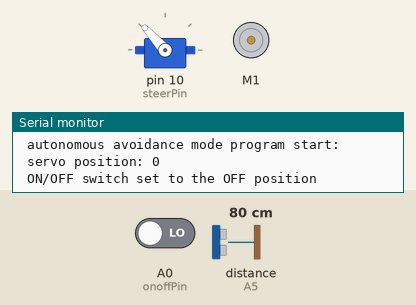
Recording of a sketch running on a simulated Arduino Uno, built with avr-gcc and run on an emulated ATmega328P. Shown: servo, DC motor (green arrow = forward, orange = backward, longer = faster), the last lines printed to the serial monitor. The inputs (shaded band) are chosen by the test bench; at power-on: A0 (onoffPin) LOW, distance to the obstacle (sensor on A5) 80 cm. The echo pulse lasts 58.3 µs per cm.

Above: at 1.4 s.
1.5 s: A0 (onoffPin) driven HIGH
At 2.0 s:
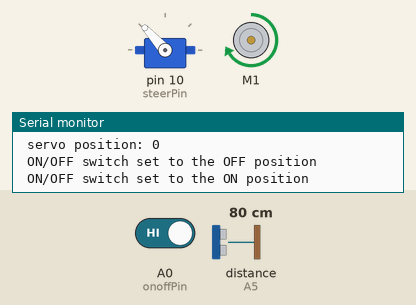
3.1 s: distance to the obstacle (sensor on A5) set to 33 cm
4.7 s: distance to the obstacle (sensor on A5) set to 29 cm
At 6.5 s:
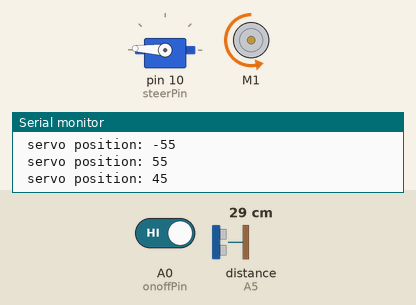
7.7 s: distance to the obstacle (sensor on A5) set to 35 cm
At 8.11 s:
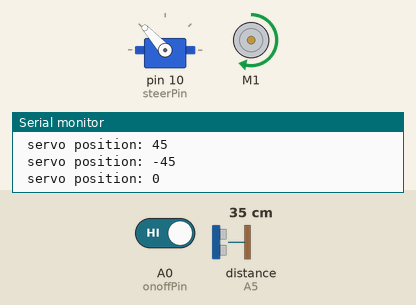
9.7 s: distance to the obstacle (sensor on A5) set to 2 cm
At 12.7 s:
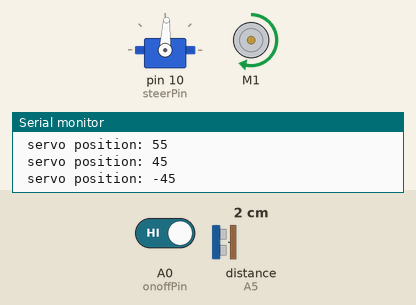
Timing chart, 0 to 13.7 s (numbered marks = the images above; inputs shaded):
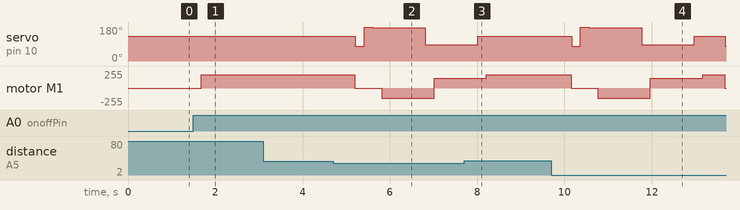

Measured:
- the behaviour switches between 31 and 30 cm on distance to the obstacle (sensor on A5) (found by bisection; images 1 and 2)
- after the input at 1.5 s, motor M1: stopped → forward 200/255 after 0.17 s
- after the input at 3.1 s, every drawn part: stays the same
- after the input at 4.7 s, servo on pin 10 (steerPin): 132° → 77° after 0.51 s, → 180° 0.20 s later, → 177° 0.20 s later, → 87° 1.2 s later; motor M1: forward 200/255 → stopped after 0.50 s, → backward 150/255 0.62 s later, → forward 150/255 1.2 s later
- after the input at 7.7 s, servo on pin 10 (steerPin): goes on until 8.0 s, then stays 132°; motor M1: goes on until 8.2 s, then stays forward 200/255
- after the input at 9.7 s, servo on pin 10 (steerPin): 132° → 77° after 0.46 s, → 180° 0.20 s later, → 177° 0.20 s later, → 87° 1.2 s later, … (6 changes in this stretch); motor M1: forward 200/255 → stopped after 0.45 s, → backward 150/255 0.61 s later, → forward 150/255 1.2 s later, → forward 200/255 1.2 s later, … (5 changes in this stretch)

The sketch:

1-wheel_avoidance01.ino
```cpp
// 1-wheel_avoidance01.ino - autonomous obstacle avoidance mode
// This code is designed for the 3D printed one-wheeled robot that
//  uses an HC-SR04 Ultrasonic Sensor on the front 'servo steered' axle
//
// The motor, as well as the steering servo, are controlled using the Adafruit Motor shield library
// The front wheel servo is connected to the servo 1 port on the motor shield connected to the Arduino Uno

// The ultrasonic sensor is connected to the Arduino Uno Motor Shield A pins and is powered by 5V

#include <Servo.h>
#include <AFMotor.h>

Servo steerServo;
AF_DCMotor motor(1);

// define all the variables here to make them global

// ***************************
// ultrasonic sensor variables
// ***************************
int trigPin = A4;   // pin A4 used for the sensor Ping Pin (Trig)
int echoPin = A5;   // pin A5 used for the sensor Echo Pin (Echo)
unsigned long duration, inches;
int indec, cmdec;
int inchconv = 147; // ratio between pulse width and inches
int cmconv = 59;    // ratio between pulse width and cm
int avoid_distance = 30;   // set a defined distance to take avoidance action
int avoid_limit = 5;       // number of successive times that distance limit is reached before action taken - avoids spurious readings
int avoid_count = 0;       // number of times that distance limit is reached

// **********************
// slide switch variables
// **********************
int onoffPin = A0;       // ON/OFF slider switch connected to the A0 pin and is HIGH when ON
int oblinePin = A1;      // OB/LINE slider switch connected to the A1 pin and is HIGH for LINE
// set some initial non-real states
int onoffstate = 9;
int oblinestate = 9;
int onofflast = 9;
int oblinelast = 9;
int servo_last = 999;

int cm, lcm, rcm;

int steerPin = 10;  // this is Servo 1 on the motor shield

int steerCentre = 132;  // set this 'offset' to be dead ahead setting (or adjust servo horn mounting)


void setup()
{
  Serial.begin(115200);

  steerServo.attach(steerPin, 1000, 2000);   // configures pin,min,max ie can only be 9 or 10 on early basic boards
                                             // min = pulse width for the min (0-degree) angle (default is 544)
                                             // max = pulse width for the max (180-degree) angle (default is 2400)
  pinMode(trigPin, OUTPUT);
  pinMode(echoPin, INPUT);
  pinMode(onoffPin, INPUT);    // ON/OFF pin set as INPUT
  pinMode(oblinePin, INPUT);   // OB/LINE pin set as INPUT

  Serial.println(" autonomous avoidance mode program start: ");
  steer(0);
}

void loop()
{
  // run the autonomous obstacle avoidance function continuously if the ON/OFF switch is in the ON position

  if (digitalRead(onoffPin)) {
    onoffstate = 1;
    if (onoffstate != onofflast) {
      Serial.println(" ON/OFF switch set to the ON position ");
      onofflast = onoffstate;
    }

    auto_avoid();  // run the main avoidance routine

  }

  else {
    onoffstate = 0;
    if (onoffstate != onofflast) {
      Serial.println(" ON/OFF switch set to the OFF position ");
      onofflast = onoffstate;
    }

    // in the OFF position so make sure the robot is stopped
    //   and the steering is placed inthe central position
    halt();
    steer(0);

  }

}


// **************************************
// autonomous obstacle avoidance function
// **************************************
void auto_avoid()
{

  int steerdir, cm, lcm, rcm;
  forward(200);
  delay(100);                // keep going forward and check the distance ahead every 100 ms
  cm = getDistance();

  if (cm < avoid_distance) {  // if an object is less than the avoid distance then 'count' the # of times this has happened
    avoid_count = avoid_count + 1;
    Serial.print(" distance: ");
    Serial.println(cm);
    Serial.print(" avoid count: ");
    Serial.println(avoid_count);
  }

  if(avoid_count >= avoid_limit) {  // if avoid count limit is reached then take avoidance action
    avoid_count = 0;  // reset the count limit first
    halt();
    steer(-55);
    lcm = getDistance();    // measure the distance ahead to the left
    steer(55);
    rcm = getDistance();    // measure the distance ahead to the right

    // back up steering to either left or right to try and avoid object
    if (lcm < rcm) {
      steerdir = 1;
    }
    else {
      steerdir = -1;
    }
    steer(-steerdir*45);
    reverse(150);
    delay(1000);
    steer(steerdir*45);
    forward(150);
    delay(1000);
    steer(0);
  }
}


// *************************************
// direction and speed control functions
// *************************************

void forward (int spd)
{
  motor.run(FORWARD);
  motor.setSpeed(spd);
}

void reverse(int spd)
{
  motor.run(BACKWARD);
  motor.setSpeed(spd);
 }

void spinLeft(int spd)
{
  // not set up yet
}

void spinRight(int spd)
{
  // not set up yet
}

void halt()
{
  motor.run(RELEASE);
  delay(10);
}


// *********************************************
// function to sense the distance to an obstacle
// *********************************************
int getDistance()
{
  int rval;
  // send trigger pulse and time how long it takes to 'hear' it come back
  digitalWrite(trigPin, LOW);
  delayMicroseconds(2);
  digitalWrite(trigPin, HIGH);
  delayMicroseconds(10);
  digitalWrite(trigPin, LOW);
  duration = pulseIn(echoPin, HIGH, 38000L);  // Set timeout to 38mS
  if (duration == 0)
    duration = 1000;
  rval = microsecondsToCentimeters(duration);
//  Serial.println(rval);
  return rval;
}

// *******************
// conversion function
// *******************
long microsecondsToCentimeters(long microseconds)
{
  return microseconds / cmconv;
}

// ********************************************
// function to set the servo angle for steering
// ********************************************
void steer(int angle)
{
  if (angle < -55) { angle = -55; }       // set a minimum relative angle that the wheels can turn to
  if (angle > +55) { angle = +55; }       // set a maximum relative angle that the wheels can turn to
  steerServo.write(steerCentre + angle);  // set the servo angle relative to the 'steerCentre' offset
  if (angle != servo_last) {
    Serial.print(" servo position: ");
    Serial.println(angle);
    servo_last = angle;
  }

  delay(200); // wait for servo to get there
}
```
